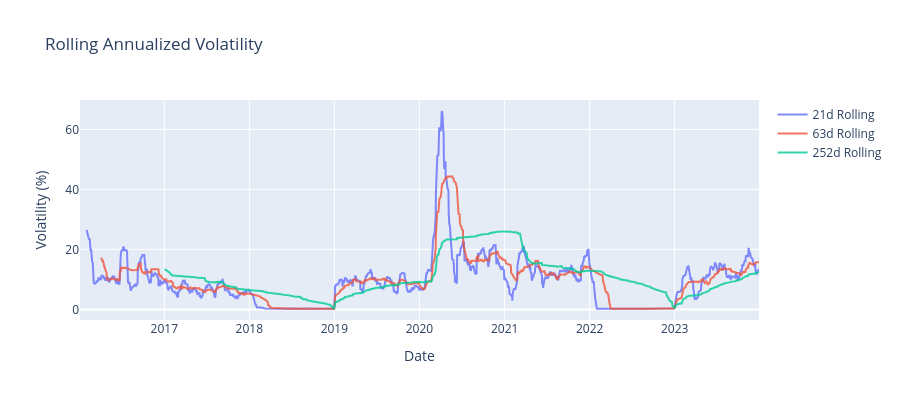

The notebook cell this image was saved under:
### Code cell
# Plot rolling volatility (annualized)
fig = go.Figure()

for window in [21, 63, 252]:
    if window in rolling.volatility:
        vol_series = rolling.volatility[window]
        fig.add_trace(
            go.Scatter(
                x=strategy_returns.index,
                y=vol_series.to_numpy() * 100,
                name=f"{window}d Rolling",
                opacity=0.8,
            )
        )

fig.update_layout(
    title="Rolling Annualized Volatility",
    xaxis_title="Date",
    yaxis_title="Volatility (%)",
    height=400,
)
fig.show()

### Figure 1 — Plotly figure (JSON) as saved in the notebook; plotly's stock layout.template omitted (floating-point values rounded to 4 significant figures; data arrays with more than 128 entries replaced by an {"elided": "..."} marker saying what was removed)
{"data": [{"name": "21d Rolling", "opacity": 0.8, "type": "scatter", "x": {"elided": "2011 str values"}, "y": {"elided": "2011 float values"}}, {"name": "63d Rolling", "opacity": 0.8, "type": "scatter", "x": {"elided": "2011 str values"}, "y": {"elided": "2011 float values"}}, {"name": "252d Rolling", "opacity": 0.8, "type": "scatter", "x": {"elided": "2011 str values"}, "y": {"elided": "2011 float values"}}], "layout": {"height": 400, "title": {"text": "Rolling Annualized Volatility"}, "xaxis": {"title": {"text": "Date"}}, "yaxis": {"title": {"text": "Volatility (%)"}}}}
